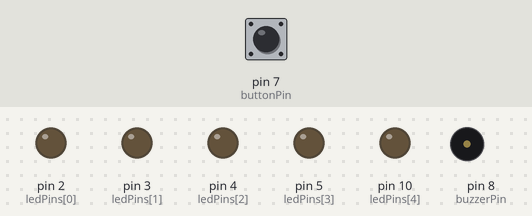
The sketch below on a simulated Arduino Uno, built with avr-gcc and run on an emulated ATmega328P. On the bench: output pins drawn as LEDs (lit = HIGH), buzzer (waves = sounding). The test bench sets the inputs (shaded band); at power-on: pin 7 (buttonPin) HIGH.

Above: at 1.2 s.
1.3 s: pin 7 (buttonPin) pulled LOW for 0.15 s
At 3.3 s:
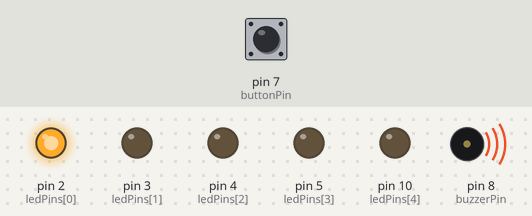
At 5.6 s:
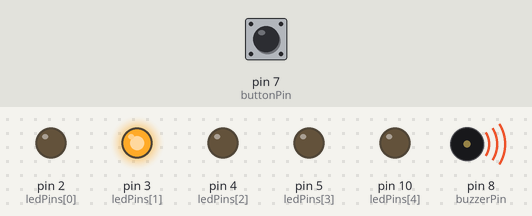
Timing chart, 0 to 12.3 s (numbered marks = the images above; inputs shaded):
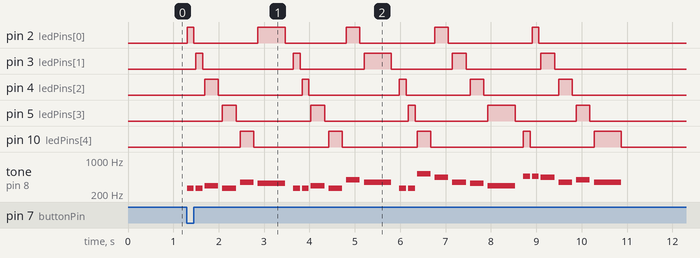

The sketch:

Happy_birthday_with_piezo.ino
```cpp
// Define the pins
int buzzerPin = 8;
int ledPins[] = {2, 3, 4, 5, 10};
int numLeds = 5;
int buttonPin = 7; // Our new button pin

// Frequencies for the notes of "Happy Birthday"
int melody[] = {
  262, 262, 294, 262, 349, 330,
  262, 262, 294, 262, 392, 349,
  262, 262, 523, 440, 349, 330, 294,
  466, 466, 440, 349, 392, 349
};

// Note durations: 4 = quarter note, 8 = eighth note, 2 = half note
int noteDurations[] = {
  8, 8, 4, 4, 4, 2,
  8, 8, 4, 4, 4, 2,
  8, 8, 4, 4, 4, 4, 2,
  8, 8, 4, 4, 4, 2
};

void setup() {
  // Set up the buzzer pin
  pinMode(buzzerPin, OUTPUT);

  // Set up all 5 LED pins as outputs
  for (int i = 0; i < numLeds; i++) {
    pinMode(ledPins[i], OUTPUT);
  }

  // Set up the button pin using the Arduino's built-in pull-up resistor.
  // This means the pin reads "HIGH" when left alone, and "LOW" when pressed.
  pinMode(buttonPin, INPUT_PULLUP);
}

void loop() {
  // --- THE WAITING ROOM ---
  // The Arduino will stay stuck in this tiny loop doing nothing
  // until the button is pressed (which makes the pin read LOW).
  while (digitalRead(buttonPin) == HIGH) {
    delay(10); // Take a tiny breath, then check again
  }

  // --- THE SHOW ---
  // Once the button is pressed, it escapes the waiting room and plays the song!
  for (int thisNote = 0; thisNote < 25; thisNote++) {

    int noteDuration = 1200 / noteDurations[thisNote];
    int currentLed = ledPins[thisNote % numLeds];

    digitalWrite(currentLed, HIGH);
    tone(buzzerPin, melody[thisNote], noteDuration);

    int pauseBetweenNotes = noteDuration * 1.30;
    delay(noteDuration);

    digitalWrite(currentLed, LOW);
    delay(pauseBetweenNotes - noteDuration);
    noTone(buzzerPin);
  }

  // We removed the 5-second delay here!
  // Now, when the song finishes, the code just goes back to the top
  // and waits for her to press the button again.
}
```

Measured:
- after the input at 1.3 s, pin 2 (ledPins[0]): LOW → HIGH at once, → LOW 0.15 s later, → HIGH 1.4 s later, → LOW 0.60 s later, … (10 changes in this stretch); pin 3 (ledPins[1]): LOW → HIGH after 0.20 s, → LOW 0.15 s later, → HIGH 2.0 s later, → LOW 0.15 s later, … (10 changes in this stretch)
